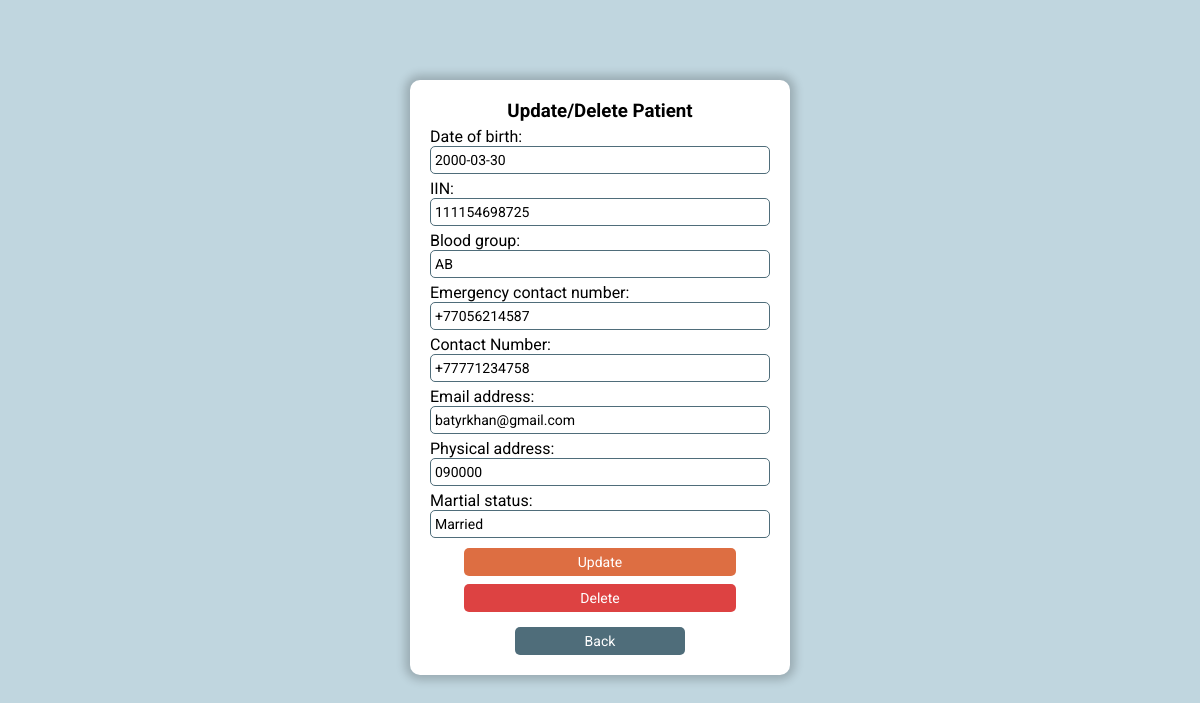
Page /update_patient/1 on the committed database.
### authentication/models.py (models this page shows, shortened)
class Patient(models.Model):
    STATUS_TYPE = (
        ('Married', 'Married'),
        ('Not Married', 'Not Married'),
    )
    BLOOD_TYPE = (
        ('A', 'A'),
        ('B', 'B'),
        ('O', 'O'),
        ('AB', 'AB'),
    )
    user=models.OneToOneField(User,on_delete=models.CASCADE)
    date_of_birth = models.DateField('Date of birth')
    iin_number = models.CharField('IIN', max_length = 12)
    id_number = models.BigAutoField(primary_key = True)
    blood_group = models.CharField('Blood group', max_length = 5, choices = BLOOD_TYPE)
    emergency_contact_number = models.CharField('Emergency contact number', max_length = 12)
    contact_number = models.CharField('Contact Number', max_length = 12)
    email = models.EmailField('Email address', max_length = 254)
    address = models.CharField('Physical address', max_length = 1024)
    martial_status = models.CharField('Martial status', max_length = 20, choices = STATUS_TYPE)
    registration_date = models.DateTimeField(auto_now_add = True)
    class Meta:
        verbose_name = 'Patient'
        verbose_name_plural = 'Patients'

### authentication/views.py (the view)
# urls.py: path('update_patient/<patient_id>', views.update_patient, name="update-patient"),
def update_patient(request, patient_id):
    patient = Patient.objects.get(id_number = patient_id)
    form = PatientForm(request.POST or None, instance = patient)
    if form.is_valid():
        form.save()
        return redirect('adminpage')
    return render(request, "authentication/update_patient.html", {'patient': patient, 'form': form})

### authentication/forms.py
class PatientForm(ModelForm):
    class Meta:
        model = Patient
        fields = ('date_of_birth', 'iin_number', 'id_number', 'blood_group', 'emergency_contact_number', 'contact_number', 'email', 'address', 'martial_status')

### templates/authentication/update_patient.html (shortened to what this page needs)
<!DOCTYPE html>
<html lang="en">
    <head>
        <link rel="stylesheet" href="../../styles/update_patient.css" />
    </head>
    <body>
        <div class="container">
            <div id="update-block">
                <h3>Update/Delete Patient</h3>
                <form id="form" action="" method="POST">
                    {% csrf_token %} {{ form.as_p }}
                    <div class="btn-block">
                        <button type="submit" class="btn">Update</button>
                        <button type="submit" class="btn delete-btn">
                            <a href="{% url 'delete-patient' patient.id_number %}">Delete</a>
                        </button>
                    </div>
                </form>
                <button class="btn back-btn"><a href="/adminpage">Back</a></button>
            </div>
        </div>
    </body>
</html>

### styles/update_patient.css (style rules this page uses)
body { margin: 0; font-family: "Roboto"; background-color: #c0d6df; }
p, h1, h2, h3, h4, h5, h6 { margin: 0px; }
* { box-sizing: border-box; }
.container { width: 100%; display: flex; justify-content: center; align-items: center; flex-direction: column; padding: 0px 5%; }
a { text-decoration: none; color: #4f6d7a; }
#update-block { width: 380px; margin: 80px 0px; background-color: #ffffff; padding: 20px; border-radius: 10px; display: flex; flex-direction: column; align-items: center; gap: 5px; box-shadow: 0px 0px 10px 5px rgba(0, 0, 0, 0.2); }
.btn { height: 28px; width: 80%; font-family: "Roboto"; border: 0; border-radius: 5px; background-color: #dd6e42; color: #ffffff; font-size: 14px; cursor: pointer; transition: 0.2s; }
.btn > * { color: #ffffff; }
.back-btn { margin-top: 10px; width: 50%; background-color: #4f6d7a; }
.delete-btn { background-color: #dd4242; }
input, select { height: 28px; width: 100%; font-family: "Roboto"; font-size: 14px; border: 1px solid #4f6d7a; border-radius: 5px; padding: 2px 4px; background-color: #ffffff; outline: 0; }
select { appearance: none; }
.btn-block { display: flex; flex-direction: column; align-items: center; gap: 8px; margin-top: 5px; }
#form { display: flex; flex-direction: column; justify-content: center; gap: 5px; }

### rows in the picture
Patient: date_of_birth "2000-03-30", iin_number "111154698725", blood_group "AB", emergency_contact_number "+77056214587", contact_number "+77771234758", email "batyrkhan@gmail.com", address "090000", martial_status "Married"
